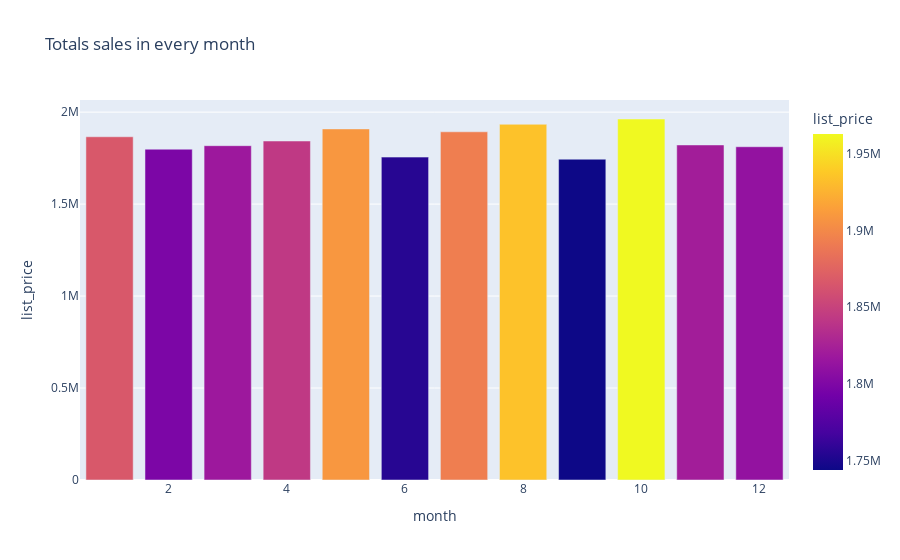

The notebook cell this image was saved under:
### Code cell
grouped_months = trans.groupby("month")["list_price"].sum().reset_index()
px.bar(grouped_months, x="month", y="list_price",  color="list_price",
     title="Totals sales in every month")

### Figure 1 — Plotly figure (JSON) as saved in the notebook; plotly's stock layout.template omitted (floating-point values rounded to 4 significant figures)
{"data": [{"alignmentgroup": "True", "hovertemplate": "month=%{x}<br>list_price=%{marker.color}<extra></extra>", "legendgroup": "", "marker": {"color": [1866000.0, 1798000.0, 1818000.0, 1843000.0, 1909000.0, 1755000.0, 1893000.0, 1934000.0, 1744000.0, 1963000.0, 1822000.0, 1812000.0], "coloraxis": "coloraxis", "pattern": {"shape": ""}}, "name": "", "offsetgroup": "", "orientation": "v", "showlegend": false, "textposition": "auto", "type": "bar", "x": [1, 2, 3, 4, 5, 6, 7, 8, 9, 10, 11, 12], "xaxis": "x", "y": [1866000.0, 1798000.0, 1818000.0, 1843000.0, 1909000.0, 1755000.0, 1893000.0, 1934000.0, 1744000.0, 1963000.0, 1822000.0, 1812000.0], "yaxis": "y"}], "layout": {"barmode": "relative", "coloraxis": {"colorbar": {"title": {"text": "list_price"}}, "colorscale": [[0, "#0d0887"], [0.1111, "#46039f"], [0.2222, "#7201a8"], [0.3333, "#9c179e"], [0.4444, "#bd3786"], [0.5556, "#d8576b"], [0.6667, "#ed7953"], [0.7778, "#fb9f3a"], [0.8889, "#fdca26"], [1, "#f0f921"]]}, "legend": {"tracegroupgap": 0}, "title": {"text": "Totals sales in every month"}, "xaxis": {"anchor": "y", "domain": [0, 1], "title": {"text": "month"}}, "yaxis": {"anchor": "x", "domain": [0, 1], "title": {"text": "list_price"}}}}
